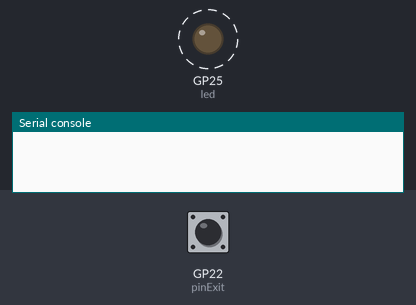
Simulated run of this program. Board: Raspberry Pi Pico running MicroPython. On the bench: output pins drawn as LEDs (lit = HIGH), the last lines printed to the serial console. Dashed ring = blinking. The test bench sets the inputs (shaded band); at power-on: GP22 (pinExit) HIGH. The GPS gets a fix after 3 s at 37.7749, -122.4194 with 8 satellites. At 2.1 s the program stops and its outputs stay as they are.

Above: at 1.2 s.
1.3 s: GP22 (pinExit) pulled LOW for 1 s
At 2.6 s:
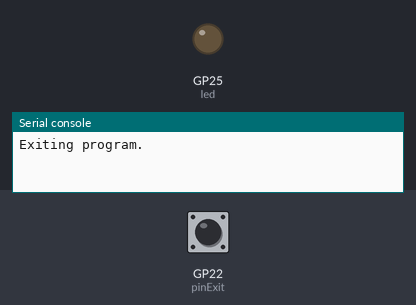
Timing chart, 0 to 3.6 s (numbered marks = the images above; inputs shaded):
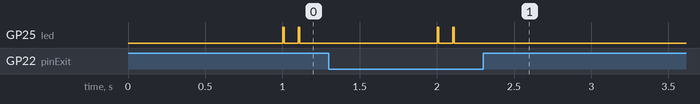

Measured:
- after the input at 1.3 s, GP25 (led): goes on until 2.1 s, then stays LOW
- by itself, GP25 (led): alternates HIGH for 0.01 s and LOW for 0.09 s

The program:

main.py
```python
"""
GPS acquisition and echo to VX8R, convert to FGPS-2 compatible sentences
------------------------------------------------------------------

MIT License

Copyright (c) 2023 Erik Tkal

Permission is hereby granted, free of charge, to any person obtaining a copy
of this software and associated documentation files (the "Software"), to deal
in the Software without restriction, including without limitation the rights
to use, copy, modify, merge, publish, distribute, sublicense, and/or sell
copies of the Software, and to permit persons to whom the Software is
furnished to do so, subject to the following conditions:

The above copyright notice and this permission notice shall be included in all
copies or substantial portions of the Software.

THE SOFTWARE IS PROVIDED "AS IS", WITHOUT WARRANTY OF ANY KIND, EXPRESS OR
IMPLIED, INCLUDING BUT NOT LIMITED TO THE WARRANTIES OF MERCHANTABILITY,
FITNESS FOR A PARTICULAR PURPOSE AND NONINFRINGEMENT. IN NO EVENT SHALL THE
AUTHORS OR COPYRIGHT HOLDERS BE LIABLE FOR ANY CLAIM, DAMAGES OR OTHER
LIABILITY, WHETHER IN AN ACTION OF CONTRACT, TORT OR OTHERWISE, ARISING FROM,
OUT OF OR IN CONNECTION WITH THE SOFTWARE OR THE USE OR OTHER DEALINGS IN THE
SOFTWARE.

------------------------------------------------------------------

Main loops forever reading GPS data.  The sentences are modified to meet
the expectations of the Yaesu VX-8DR and sent to the radio.

GP22 is monitored and program will exit if it detects that is grounded.

This version is for integrated device w/ Raspberry Pi Pico and GT-U7 board.

Customize your GPIO and UART/I2C IDs in the code below as needed.

------------------------------------------------------------------
"""

from machine import Pin, UART
import utime, time

led = machine.Pin("LED", machine.Pin.OUT)

def blinkLED():
    led.on()
    time.sleep_ms(10)
    led.off()

# Input GPS module using GP0/1 UART0
uartGPS  = UART(0, baudrate=9600, tx=Pin(0), rx=Pin(1), timeout=5000)
# Output UART using GP4/5 UART1
uartRadio = UART(1, baudrate=9600, tx=Pin(4), rx=Pin(5), timeout=50)

pinExit = Pin(22, Pin.IN, Pin.PULL_UP)

DEBUG_APP = False

FIX_TIME = False
FIX_STATUS = False

def verifySentence(buff):
    slen = len(buff)
    if (slen < 1 or buff[0] != '$'):
        print("Sentence does not start with $")
        return False
    if (slen < 6 or buff[slen-2:slen] != '\r\n' or buff[slen-5] != '*'):
        print("Sentence does not end with *XX\\r\\n")
        return False
    specifiedCheck = buff[slen-4:slen-2]
    expectedCheck = checkSum(buff[1:slen-5])
    if (expectedCheck != specifiedCheck):
        print("Error verifying: " + buff)
        print("         Passed: " + buff[1:slen-5])
        print("Sentence calculated checksum " + expectedCheck + " does not match " + specifiedCheck)
        return False
    return True

def stripSentence(buff):
    if (not verifySentence(buff)):
        return ""
    slen = len(buff)
    return buff[1:slen-5]

def checkSum(sentence):
    # Calculate XOR of all bytes between the $ and * in a sentence
    check = 0
    for element in sentence:
        check = check ^ ord(element)
    retval = "{:02X}".format(check)
    return retval

def writeSentence(sentence, gpsModule):
    # Write given un-checksummed sentence
    hexChecksum = checkSum(sentence)
    outstr = "$" + sentence + "*" + hexChecksum + "\r\n"
    if (DEBUG_APP):
        print("Echo: " + outstr)
    outbuff = outstr.encode('ascii')
    gpsModule.write(outbuff)

#
# Main loop
#

while True:
    if (pinExit.value() == 0):  # Check if pinExit was grounded as an exit signal
        print("Exiting program.")
        break

    # Check for data from the GPS module
    inputData = uartGPS.readline()

    try:
        buff = str(inputData, 'ascii')  # NMEA is ASCII by definition
    except:
        print("Unable to convert input data to ascii")
        print(str(inputData))
        GPGSV_IN_PROGRESS = False; # In case $GPGSV is in progress, reset
        continue

    # Validate received data
    if (verifySentence(buff) != True):
        print("Ignoring invalid data")
        GPGSV_IN_PROGRESS = False; # In case $GPGSV is in progress, reset
        continue
    if (DEBUG_APP):
        print("GPS:  " + buff[:len(buff)-2])
    buff = stripSentence(buff)
    elems = buff.split(',')
    if (len(elems) == 0):
        continue

    try:
        # Handle the $GPRMC sentence - time, position and speed
        if (elems[0] == "GPRMC"):
            if (len(elems) >= 10 and elems[1] and elems[2] and elems[3] and elems[4] and elems[5] and elems[6]):
                #Convert to FGPS-2
                if (not elems[7]):
                    elems[7] = "0.0"
                if (not elems[8]):
                    elems[8] = "0.0"
                outstr = "GPRMC," + "{0:010.3f}".format(float(elems[1])) + ","  # Time
                outstr = outstr + elems[2]+ ","
                outstr = outstr + "{0:09.4f}".format(float(elems[3])) + "," + elems[4] + "," # Latitute
                outstr = outstr + "{0:010.4f}".format(float(elems[5])) + "," + elems[6] + "," # Longitude
                outstr = outstr + "{0:07.2f}".format(float(elems[7])) + ","
                outstr = outstr + "{0:06.2f}".format(float(elems[8])) + "," + elems[9] + ",,"
                writeSentence(outstr, uartRadio)
            if (elems[1]):
                FIX_TIME = True
            else:
                FIX_TIME = False;
            if (elems[2] == "A"):  # A = valid, V = not valid
                FIX_STATUS = True
            else:
                FIX_STATUS = False

            if (FIX_STATUS):  # single blink
                blinkLED()
            elif (FIX_TIME):  # double blink
                blinkLED()
                time.sleep_ms(90)
                blinkLED()


        # Handle the $GPGGA sentence - number of satellites used (also time and position)
        if (elems[0] == "GPGGA"):
            if (elems[1] and elems[2] and elems[3] and elems[4] and elems[5] and elems[6] and elems[7]):
                #Convert to FGPS-2
                outstr = "GPGGA," + "{0:010.3f}".format(float(elems[1])) + ","  # Time
                outstr = outstr + "{0:09.4f}".format(float(elems[2])) + "," + elems[3] + "," # Latitute
                outstr = outstr + "{0:010.4f}".format(float(elems[4])) + "," + elems[5] + "," # Longitude
                outstr = outstr + elems[6]+ "," + elems[7] + ","
                outstr = outstr + "{0:04.1f}".format(float(elems[8])) + ","
                outstr = outstr + "{0:07.1f}".format(float(elems[9])) + "," + elems[10] + ","
                outstr = outstr + "{0:06.1f}".format(float(elems[11])) + "," + elems[12] + ",000.0,0000"
                writeSentence(outstr, uartRadio)
            if (elems[1]):
                FIX_TIME = True
            else:
                FIX_TIME = False;

        # Handle the $GPGSV / $GPGSA sentences, just pass them on as is
        if (elems[0] == "GPGSV" or elems[0] == "GPGSA"):
            writeSentence(buff, uartRadio)

    except:
        print("Exception caught")
```
